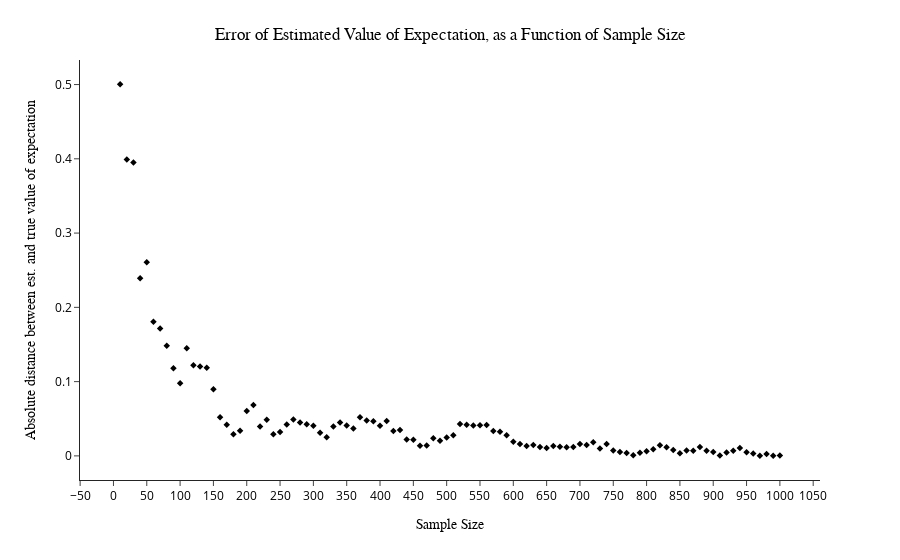
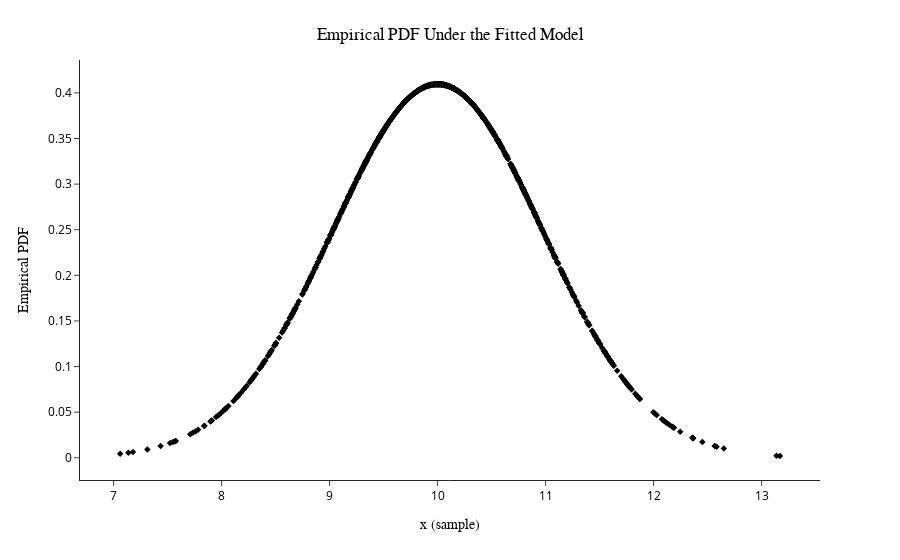
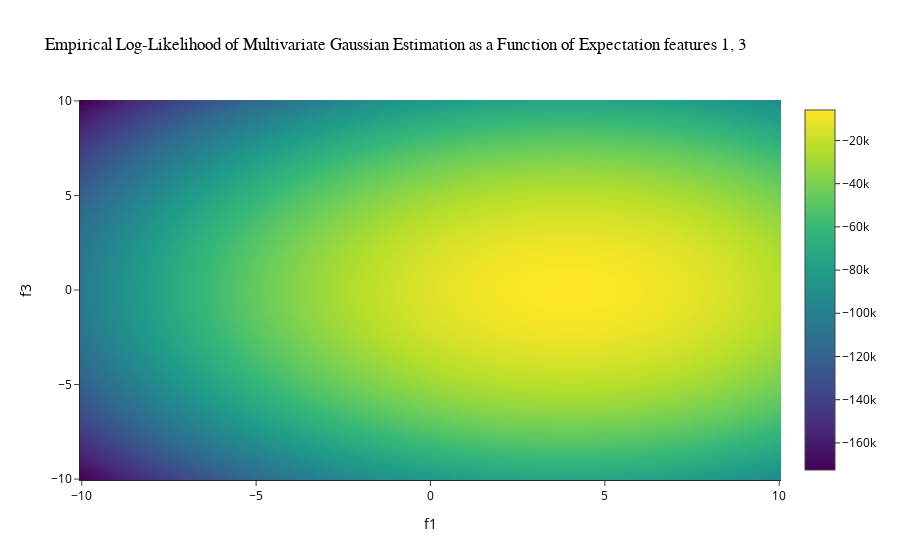

These figures' notebook cell, in order:
### Code cell
if __name__ == '__main__':
    np.random.seed(173)
    univariate_gaussian_estimation()
    multivariate_gaussian_estimation()

### Figure 1 — Plotly figure (JSON) as saved in the notebook; plotly's stock layout.template omitted (floating-point values rounded to 4 significant figures)
{"data": [{"hovertemplate": "sample size=%{x}<br>absolute distance=%{y}<extra></extra>", "legendgroup": "", "marker": {"color": "black", "symbol": "diamond", "size": 5}, "mode": "markers", "name": "", "orientation": "v", "showlegend": false, "x": [10, 20, 30, 40, 50, 60, 70, 80, 90, 100, 110, 120, 130, 140, 150, 160, 170, 180, 190, 200, 210, 220, 230, 240, 250, 260, 270, 280, 290, 300, 310, 320, 330, 340, 350, 360, 370, 380, 390, 400, 410, 420, 430, 440, 450, 460, 470, 480, 490, 500, 510, 520, 530, 540, 550, 560, 570, 580, 590, 600, 610, 620, 630, 640, 650, 660, 670, 680, 690, 700, 710, 720, 730, 740, 750, 760, 770, 780, 790, 800, 810, 820, 830, 840, 850, 860, 870, 880, 890, 900, 910, 920, 930, 940, 950, 960, 970, 980, 990, 1000], "xaxis": "x", "y": [0.5006, 0.3992, 0.395, 0.2391, 0.2607, 0.1805, 0.1716, 0.1483, 0.1182, 0.09776, 0.1448, 0.122, 0.1204, 0.1186, 0.0898, 0.05207, 0.04204, 0.02896, 0.03397, 0.06052, 0.06837, 0.03967, 0.04863, 0.02926, 0.0322, 0.04219, 0.04903, 0.04489, 0.04244, 0.04068, 0.03127, 0.02493, 0.03958, 0.04493, 0.04107, 0.03679, 0.05198, 0.04759, 0.04663, 0.04066, 0.047, 0.03354, 0.03472, 0.02198, 0.02177, 0.01369, 0.01402, 0.02371, 0.02036, 0.02491, 0.02764, 0.04305, 0.0419, 0.04104, 0.04139, 0.04155, 0.03364, 0.03252, 0.02771, 0.01904, 0.01584, 0.01329, 0.01452, 0.01209, 0.01078, 0.01329, 0.01242, 0.01151, 0.01192, 0.01613, 0.01474, 0.01823, 0.00997, 0.01586, 0.007235, 0.005145, 0.003971, 0.00087, 0.004305, 0.006237, 0.008774, 0.01433, 0.0115, 0.007788, 0.00347, 0.007092, 0.006817, 0.01192, 0.006981, 0.005282, 0.0006318, 0.004643, 0.006914, 0.01051, 0.00503, 0.003053, 1.537e-05, 0.002485, 7.915e-06, 0.0003485], "yaxis": "y", "type": "scatter"}], "layout": {"xaxis": {"anchor": "y", "domain": [0.0, 1.0], "title": {"text": "Sample Size", "font": {"family": "Times New Roman"}}, "tickmode": "linear", "tick0": 0, "dtick": 50}, "yaxis": {"anchor": "x", "domain": [0.0, 1.0], "title": {"text": "Absolute distance between est. and true value of expectation", "font": {"family": "Times New Roman"}}}, "legend": {"tracegroupgap": 0}, "margin": {"t": 60}, "title": {"font": {"family": "Helvetica", "color": "black"}, "text": "Error of Estimated Value of Expectation, as a Function of Sample Size", "x": 0.5, "y": 0.95}, "font": {"color": "black"}}}

### Figure 2 — Plotly figure (JSON) as saved in the notebook; plotly's stock layout.template omitted (floating-point values rounded to 4 significant figures; data arrays with more than 128 entries replaced by an {"elided": "..."} marker saying what was removed)
{"data": [{"hovertemplate": "sample=%{x}<br>empirical PDF=%{y}<extra></extra>", "legendgroup": "", "marker": {"color": "black", "symbol": "diamond", "size": 5}, "mode": "markers", "name": "", "orientation": "v", "showlegend": false, "x": {"elided": "1000 float values"}, "xaxis": "x", "y": {"elided": "1000 float values"}, "yaxis": "y", "type": "scatter"}], "layout": {"xaxis": {"anchor": "y", "domain": [0.0, 1.0], "title": {"text": "x (sample)", "font": {"family": "Times New Roman"}}}, "yaxis": {"anchor": "x", "domain": [0.0, 1.0], "title": {"text": "Empirical PDF", "font": {"family": "Times New Roman"}}}, "legend": {"tracegroupgap": 0}, "margin": {"t": 60}, "title": {"font": {"family": "Helvetica", "color": "black"}, "text": "Empirical PDF Under the Fitted Model", "x": 0.5, "y": 0.95}, "font": {"color": "black"}}}

### Figure 3 — Plotly figure (JSON) as saved in the notebook; plotly's stock layout.template omitted (floating-point values rounded to 4 significant figures; data arrays with more than 128 entries replaced by an {"elided": "..."} marker saying what was removed)
{"data": [{"x": {"elided": "200 float values"}, "y": {"elided": "200 float values"}, "z": {"elided": "200x200 float values"}, "type": "heatmap"}], "layout": {"title": {"text": "Empirical Log-Likelihood of Multivariate Gaussian Estimation as a Function of Expectation features 1, 3", "font": {"family": "Times New Roman", "color": "black"}}, "font": {"color": "black"}, "xaxis": {"title": {"text": "f1"}}, "yaxis": {"title": {"text": "f3"}}}}
